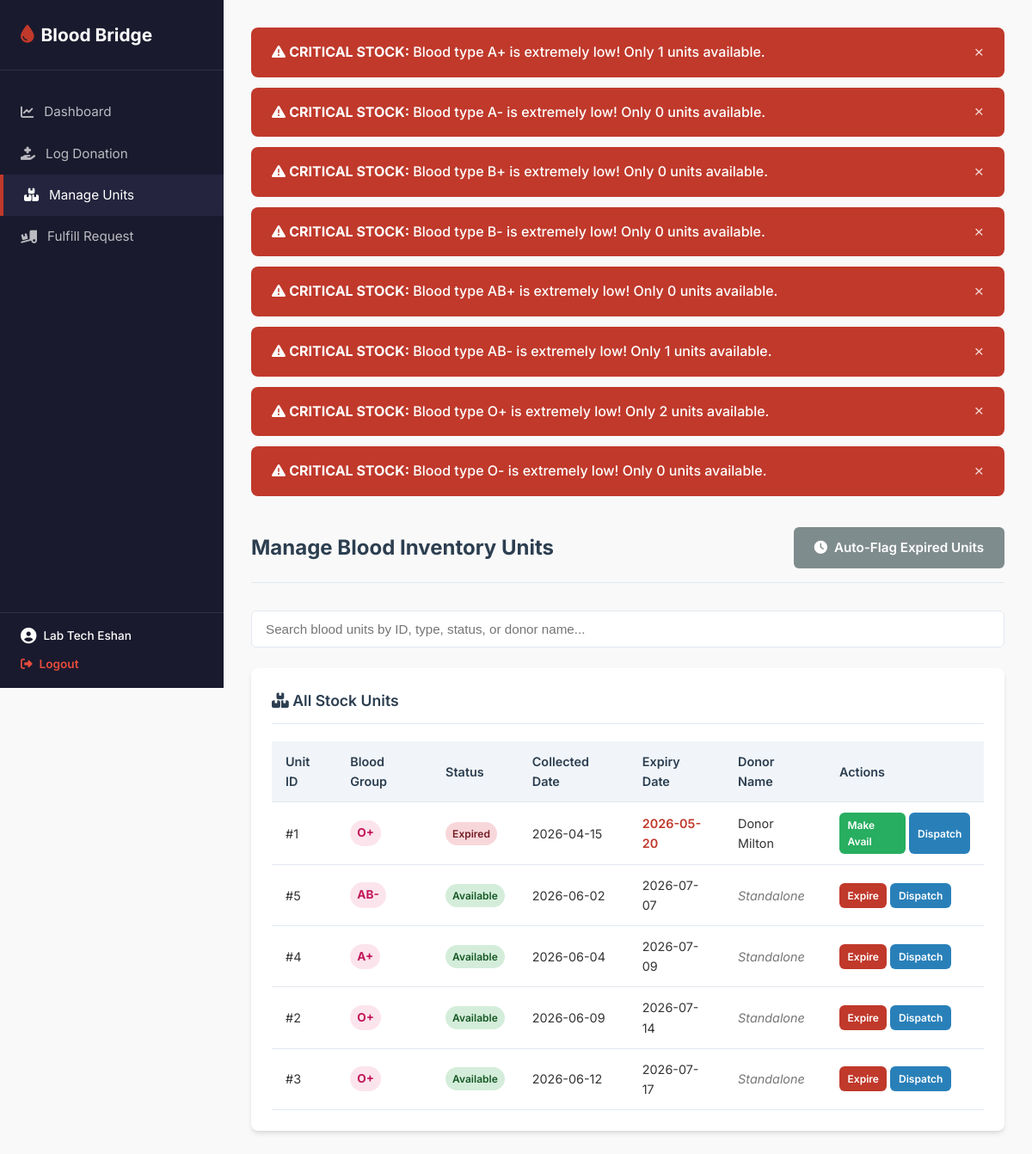
Screenshot of /index.php?route=technician/manage-units (signed in) with the database file from the repository.
### tables this page shows
CREATE TABLE `alert_config` (
  `blood_type` ENUM('A+', 'A-', 'B+', 'B-', 'AB+', 'AB-', 'O+', 'O-') NOT NULL PRIMARY KEY,
  `critical_threshold` INT NOT NULL DEFAULT 5,
  `warning_threshold` INT NOT NULL DEFAULT 10
);

CREATE TABLE `blood_inventory` (
  `unit_id` INT AUTO_INCREMENT PRIMARY KEY,
  `blood_type` ENUM('A+', 'A-', 'B+', 'B-', 'AB+', 'AB-', 'O+', 'O-') NOT NULL,
  `source_donation_id` INT DEFAULT NULL,
  `status` ENUM('available', 'reserved', 'dispatched', 'expired') NOT NULL DEFAULT 'available',
  `collected_date` DATE NOT NULL,
  `expiry_date` DATE GENERATED ALWAYS AS (DATE_ADD(`collected_date`, INTERVAL 35 DAY)) STORED,
  `stored_by` INT NOT NULL,
  FOREIGN KEY (`source_donation_id`) REFERENCES `donations` (`donation_id`) ON DELETE SET NULL,
  FOREIGN KEY (`stored_by`) REFERENCES `users` (`user_id`) ON DELETE RESTRICT
);

CREATE TABLE `users` (
  `user_id` INT AUTO_INCREMENT PRIMARY KEY,
  `name` VARCHAR(100) NOT NULL,
  `email` VARCHAR(150) NOT NULL UNIQUE,
  `password` VARCHAR(255) NOT NULL,
  `role` ENUM('admin', 'technician', 'donor', 'patient') NOT NULL,
  `blood_type` ENUM('A+', 'A-', 'B+', 'B-', 'AB+', 'AB-', 'O+', 'O-') DEFAULT NULL,
  `phone` VARCHAR(20) NOT NULL,
  `hospital_location` VARCHAR(150) DEFAULT NULL,
  `created_at` TIMESTAMP DEFAULT CURRENT_TIMESTAMP
);

### controllers/BaseController.php (called while the page is built, shortened)
<?php
abstract class BaseController {
    public function __construct($pdo) {
        $this->pdo = $pdo;
    }
    protected function render($viewPath, $data = [], $pageTitle = 'Blood Bridge') {
        extract($data);
        include __DIR__ . '/../views/layouts/header.php';
        include __DIR__ . '/../views/' . $viewPath . '.php';
        include __DIR__ . '/../views/layouts/footer.php';
    }
}
?>

### controllers/TechnicianController.php (called while the page is built, shortened)
<?php
require_once __DIR__ . '/BaseController.php';
require_once __DIR__ . '/../models/InventoryModel.php';
class TechnicianController extends BaseController {
    private $inventoryModel;
    public function __construct($pdo) {
        $this->inventoryModel = new InventoryModel($pdo);
    }
    public function manageUnits() {
        $msg = '';
        $msg_class = '';
        $data = [
            'msg' => $msg,
            'msg_class' => $msg_class,
            'units' => $this->inventoryModel->getAllUnits()
        ];
        $this->render('technician/manage_units', $data, 'Manage Units');
    }
}
?>

### models/InventoryModel.php (called while the page is built, shortened)
<?php
class InventoryModel {
    private $db;
    public function __construct($pdo) {
        $this->db = $pdo;
    }
    public function getAllUnits($filters = []) {
        $query = "
            SELECT bi.*, u.name as technician_name, d.donation_date, donor.name as donor_name
            FROM blood_inventory bi
            LEFT JOIN users u ON bi.stored_by = u.user_id
            LEFT JOIN donations d ON bi.source_donation_id = d.donation_id
            LEFT JOIN users donor ON d.donor_id = donor.user_id
            WHERE 1=1
        ";
        $params = [];
        $query .= " ORDER BY bi.expiry_date ASC, bi.unit_id DESC";
        $stmt = $this->db->prepare($query);
        $stmt->execute($params);
        return $stmt->fetchAll();
    }
    public function getAvailableCountsGrouped() {
        $stmt = $this->db->query("SELECT blood_type, COUNT(*) as count FROM blood_inventory WHERE status = 'available' GROUP BY blood_type");
        $counts = [];
        foreach (['A+', 'A-', 'B+', 'B-', 'AB+', 'AB-', 'O+', 'O-'] as $bt) {
            $counts[$bt] = 0;
        }
        while ($row = $stmt->fetch()) {
            $counts[$row['blood_type']] = (int)$row['count'];
        }
        return $counts;
    }
    public function getAlertConfig() {
        return $this->db->query("SELECT * FROM alert_config")->fetchAll();
    }
}
?>

### views/technician/manage_units.php (the view, shortened to what this page needs)
<div class="top-bar">
    <h2>Manage Blood Inventory Units</h2>
    <div>
        <a href="index.php?route=technician/manage-units&action=flag_expired" class="btn btn-secondary" style="background-color: #7f8c8d;"><i class="fa-solid fa-clock"></i> Auto-Flag Expired Units</a>
    </div>
</div>
<div style="margin-bottom: 1.5rem;">
    <input type="text" class="form-control live-search" data-target-table="techInventoryTable" placeholder="Search blood units by ID, type, status, or donor name...">
</div>
<div class="panel">
    <div class="panel-header">
        <span class="panel-title"><i class="fa-solid fa-boxes-stacked"></i> All Stock Units</span>
    </div>
    <div class="table-container">
        <table id="techInventoryTable">
            <thead>
                <tr>
                    <th>Unit ID</th>
                    <th>Blood Group</th>
                    <th>Status</th>
                    <th>Collected Date</th>
                    <th>Expiry Date</th>
                    <th>Donor Name</th>
                    <th>Actions</th>
                </tr>
            </thead>
            <tbody>
                <?php if (empty($units)): ?>
                    <tr><td colspan="7" style="text-align: center; color: var(--text-muted);">No blood units registered.</td></tr>
                <?php else: ?>
                    <?php foreach ($units as $u):
                        $is_expired = strtotime($u['expiry_date']) < time();
                    ?>
                        <tr>
                            <td>#<?= $u['unit_id'] ?></td>
                            <td><span class="badge badge-normal" style="background-color: #fce4ec; color: #c2185b; font-weight: 700; font-size: 0.85rem;"><?= htmlspecialchars($u['blood_type']) ?></span></td>
                            <td>
                                <span class="badge badge-<?= htmlspecialchars($u['status']) ?>">
                                    <?= htmlspecialchars(ucfirst($u['status'])) ?>
                                </span>
                            </td>
                            <td><?= htmlspecialchars($u['collected_date']) ?></td>
                            <td style="<?= $is_expired ? 'color: var(--danger-color); font-weight: 600;' : '' ?>"><?= htmlspecialchars($u['expiry_date']) ?></td>
                            <td>
                                <?php if ($u['source_donation_id']): ?>
                                    <?= htmlspecialchars($u['donor_name']) ?>
                                <?php else: ?>
                                    <span style="color: var(--text-muted); font-style: italic;">Standalone</span>
                                <?php endif; ?>
                            </td>
                            <td>
                                <div style="display: flex; gap: 0.25rem;">
                                    <?php if ($u['status'] !== 'available'): ?>
                                        <a href="index.php?route=technician/manage-units&action=available&unit_id=<?= $u['unit_id'] ?>" class="btn btn-secondary" style="padding: 0.3rem 0.6rem; font-size: 0.75rem; background-color: var(--success-color);">
                                            Make Avail
                                        </a>
                                    <?php endif; ?>
                                    <?php if ($u['status'] !== 'expired'): ?>
                                        <a href="index.php?route=technician/manage-units&action=expired&unit_id=<?= $u['unit_id'] ?>" class="btn btn-secondary" style="padding: 0.3rem 0.6rem; font-size: 0.75rem; background-color: var(--danger-color);">
                                            Expire
                                        </a>
                                    <?php endif; ?>
                                    <?php if ($u['status'] !== 'dispatched'): ?>
                                        <a href="index.php?route=technician/manage-units&action=dispatched&unit_id=<?= $u['unit_id'] ?>" class="btn btn-secondary" style="padding: 0.3rem 0.6rem; font-size: 0.75rem; background-color: #2980b9;">
                                            Dispatch
                                        </a>
                                    <?php endif; ?>
                                </div>
                            </td>
                        </tr>
                    <?php endforeach; ?>
                <?php endif; ?>
            </tbody>
        </table>
    </div>
</div>

### views/layouts/alert_banner.php (shortened to what this page needs)
<?php
if (isset($_SESSION['role']) && ($_SESSION['role'] === 'admin' || $_SESSION['role'] === 'technician')) {
    require_once __DIR__ . '/../../models/InventoryModel.php';
    try {
        $invModel = new InventoryModel($this->pdo);
        $configs = $invModel->getAlertConfig();
        $stocks = $invModel->getAvailableCountsGrouped();
        echo '<div class="alert-banner-container">';
        foreach ($configs as $config) {
            $bt = $config['blood_type'];
            $count = isset($stocks[$bt]) ? $stocks[$bt] : 0;
            if ($count <= $config['critical_threshold']) {
                echo '<div class="alert-banner critical" data-bloodtype="'.htmlspecialchars($bt).'" data-level="critical">';
                echo '<span><i class="fa-solid fa-triangle-exclamation"></i> <strong>CRITICAL STOCK:</strong> Blood type ' . htmlspecialchars($bt) . ' is extremely low! Only ' . $count . ' units available.</span>';
                echo '<button class="alert-close">&times;</button>';
                echo '</div>';
            }
        }
        echo '</div>';
    } catch (Exception $e) {
    }
}
?>

### assets/css/style.css (style rules this page uses)
:root { --primary-color: #C0392B; --primary-hover: #962D22; --secondary-color: #2C3E50; --bg-color: #F9F9F9; --card-bg: #FFFFFF; --sidebar-bg: #1A1A2E; --sidebar-hover: #24243e; --text-color: #333333; --text-muted: #777777; --border-color: #E2E8F0; --success-color: #27AE60; --warning-color: #F39C12; --danger-color: #C0392B; --shadow: 0 4px 6px -1px rgba(0, 0, 0, 0.1), 0 2px 4px -1px rgba(0, 0, 0, 0.06); --transition: all 0.3s ease; }
* { margin: 0; padding: 0; box-sizing: border-box; }
body { font-family: 'Inter', sans-serif; background-color: var(--bg-color); color: var(--text-color); line-height: 1.6; display: flex; min-height: 100vh; }
.form-control { width: 100%; padding: 0.75rem 1rem; font-size: 0.95rem; border: 1px solid var(--border-color); border-radius: 6px; transition: var(--transition); }
.btn { display: inline-flex; align-items: center; justify-content: center; padding: 0.75rem 1.5rem; font-size: 0.95rem; font-weight: 600; border-radius: 6px; border: none; cursor: pointer; transition: var(--transition); text-decoration: none; gap: 0.5rem; }
.btn-secondary { background-color: var(--secondary-color); color: white; }
.top-bar { display: flex; justify-content: space-between; align-items: center; margin-bottom: 2rem; padding-bottom: 1rem; border-bottom: 1px solid var(--border-color); }
.top-bar h2 { font-size: 1.5rem; color: var(--secondary-color); }
.alert-banner-container { margin-bottom: 1.5rem; }
.alert-banner { display: flex; justify-content: space-between; align-items: center; padding: 1rem 1.5rem; border-radius: 8px; margin-bottom: 0.75rem; color: white; font-weight: 500; animation: slideIn 0.3s ease-out; }
.alert-banner.critical { background-color: #C0392B; }
.alert-close { background: transparent; border: none; color: white; cursor: pointer; font-size: 1.2rem; display: flex; align-items: center; opacity: 0.8; transition: var(--transition); }
.panel { background-color: var(--card-bg); border-radius: 8px; padding: 1.5rem; box-shadow: var(--shadow); margin-bottom: 1.5rem; }
.panel-header { display: flex; justify-content: space-between; align-items: center; margin-bottom: 1.25rem; border-bottom: 1px solid var(--border-color); padding-bottom: 0.75rem; }
.panel-title { font-size: 1.1rem; font-weight: 600; color: var(--secondary-color); }
.table-container { width: 100%; overflow-x: auto; }
table { width: 100%; border-collapse: collapse; text-align: left; font-size: 0.9rem; }
th, td { padding: 0.75rem 1rem; border-bottom: 1px solid var(--border-color); }
th { background-color: #F1F5F9; color: var(--secondary-color); font-weight: 600; cursor: pointer; user-select: none; }
.badge { display: inline-block; padding: 0.25rem 0.5rem; font-size: 0.75rem; font-weight: 600; border-radius: 50px; text-align: center; }
.badge-available { background-color: #D4EDDA; color: #155724; }
.badge-expired { background-color: #F8D7DA; color: #721C24; }
.badge-normal { background-color: #E2E3E5; color: #383D41; }

### rows the page displays
alert_config: blood_type "A+", blood_type "1"
alert_config: blood_type "A-", blood_type "0"
alert_config: blood_type "B+", blood_type "0"
alert_config: blood_type "B-", blood_type "0"
alert_config: blood_type "AB+", blood_type "0"
alert_config: blood_type "AB-", blood_type "1"
alert_config: blood_type "O+", blood_type "2"
alert_config: blood_type "O-", blood_type "0"
blood_inventory: unit_id "1", blood_type "O+", status "Expired", collected_date "2026-04-15", expiry_date "2026-05-20", users.name "Donor Milton"
blood_inventory: unit_id "5", blood_type "AB-", status "Available", collected_date "2026-06-02", expiry_date "2026-07-07", shows "Standalone"
blood_inventory: unit_id "4", blood_type "A+", status "Available", collected_date "2026-06-04", expiry_date "2026-07-09", shows "Standalone"
blood_inventory: unit_id "2", blood_type "O+", status "Available", collected_date "2026-06-09", expiry_date "2026-07-14", shows "Standalone"
blood_inventory: unit_id "3", blood_type "O+", status "Available", collected_date "2026-06-12", expiry_date "2026-07-17", shows "Standalone"

### other values shown
$user_name "Lab Tech Eshan"
